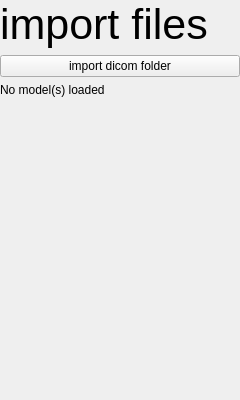
<?xml version="1.0" encoding="UTF-8"?>
<ui version="4.0">
 <class>Import_View</class>
 <widget class="QWidget" name="Import_View">
  <property name="geometry">
   <rect>
    <x>0</x>
    <y>0</y>
    <width>240</width>
    <height>400</height>
   </rect>
  </property>
  <property name="windowTitle">
   <string>Form</string>
  </property>
  <layout class="QVBoxLayout" name="verticalLayout">
   <property name="leftMargin">
    <number>0</number>
   </property>
   <property name="topMargin">
    <number>0</number>
   </property>
   <property name="rightMargin">
    <number>0</number>
   </property>
   <property name="bottomMargin">
    <number>0</number>
   </property>
   <item>
    <widget class="QLabel" name="label_title">
     <property name="font">
      <font>
       <pointsize>32</pointsize>
      </font>
     </property>
     <property name="text">
      <string>import files</string>
     </property>
    </widget>
   </item>
   <item>
    <widget class="QPushButton" name="btn_import_folder">
     <property name="text">
      <string>import dicom folder</string>
     </property>
    </widget>
   </item>
   <item>
    <widget class="QLabel" name="label_file_info">
     <property name="text">
      <string>No model(s) loaded</string>
     </property>
    </widget>
   </item>
   <item>
    <spacer name="verticalSpacer">
     <property name="orientation">
      <enum>Qt::Vertical</enum>
     </property>
     <property name="sizeHint" stdset="0">
      <size>
       <width>20</width>
       <height>40</height>
      </size>
     </property>
    </spacer>
   </item>
  </layout>
 </widget>
 <resources/>
 <connections/>
</ui>
